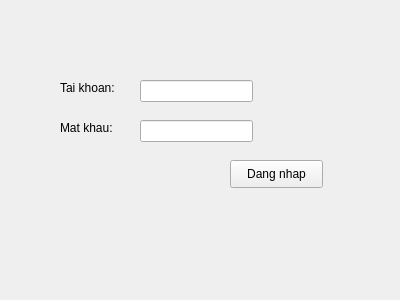
<?xml version="1.0" encoding="UTF-8"?>
<ui version="4.0">
 <class>Form</class>
 <widget class="QWidget" name="Form">
  <property name="geometry">
   <rect>
    <x>0</x>
    <y>0</y>
    <width>400</width>
    <height>300</height>
   </rect>
  </property>
  <property name="windowTitle">
   <string>Form</string>
  </property>
  <widget class="QLabel" name="label">
   <property name="geometry">
    <rect>
     <x>60</x>
     <y>80</y>
     <width>55</width>
     <height>16</height>
    </rect>
   </property>
   <property name="text">
    <string>Tai khoan:</string>
   </property>
  </widget>
  <widget class="QLabel" name="label_2">
   <property name="geometry">
    <rect>
     <x>60</x>
     <y>120</y>
     <width>55</width>
     <height>16</height>
    </rect>
   </property>
   <property name="text">
    <string>Mat khau:</string>
   </property>
  </widget>
  <widget class="QLineEdit" name="o_nhap_tai_khoan">
   <property name="geometry">
    <rect>
     <x>140</x>
     <y>80</y>
     <width>113</width>
     <height>22</height>
    </rect>
   </property>
  </widget>
  <widget class="QLineEdit" name="o_nhap_mat_khau">
   <property name="geometry">
    <rect>
     <x>140</x>
     <y>120</y>
     <width>113</width>
     <height>22</height>
    </rect>
   </property>
   <property name="echoMode">
    <enum>QLineEdit::Password</enum>
   </property>
  </widget>
  <widget class="QPushButton" name="nut_dang_nhap">
   <property name="geometry">
    <rect>
     <x>230</x>
     <y>160</y>
     <width>93</width>
     <height>28</height>
    </rect>
   </property>
   <property name="text">
    <string>Dang nhap</string>
   </property>
  </widget>
 </widget>
 <resources/>
 <connections/>
</ui>
